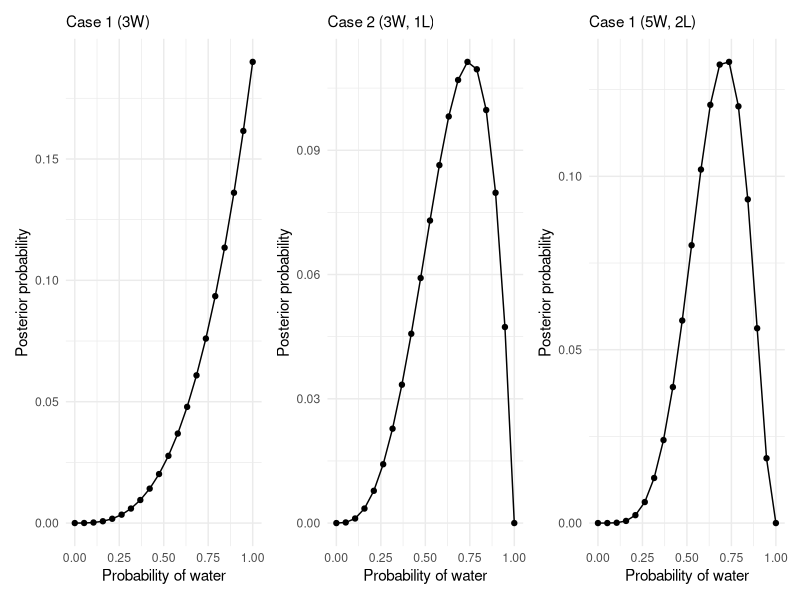
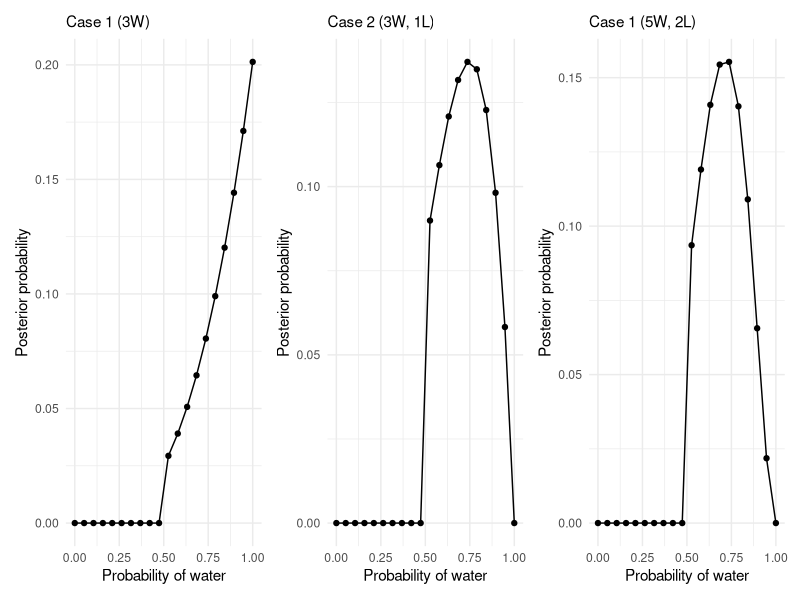

Write the R code that produced these figures, in order.
## ---- chunk 1
library(tidyverse)
library(patchwork)
## ---- chunk 2
grid <- seq(0, 1, length.out = 20)
prior <- rep(1, 20)
## ---- chunk 3
p1 <- tibble(grid, prior) %>% 
  mutate(likelihood = dbinom(3, 3, grid)) %>% 
  mutate(unpost = likelihood * prior) %>% 
  mutate(post = unpost / sum(unpost)) %>% 
  ggplot(aes(x = grid, y = post)) +
  geom_point() +
  geom_line() +
  labs(subtitle = "Case 1 (3W)",
       x = "Probability of water",
       y = "Posterior probability") +
  theme_minimal()
## ---- chunk 4
p2 <- tibble(grid, prior) %>% 
  mutate(likelihood = dbinom(3, 4, grid)) %>% 
  mutate(unpost = likelihood * prior) %>% 
  mutate(post = unpost / sum(unpost)) %>% 
  ggplot(aes(x = grid, y = post)) +
  geom_point() +
  geom_line() +
  labs(subtitle = "Case 2 (3W, 1L)",
       x = "Probability of water",
       y = "Posterior probability") +
  theme_minimal()

p3 <- tibble(grid, prior) %>% 
  mutate(likelihood = dbinom(5, 7, grid)) %>% 
  mutate(unpost = likelihood * prior) %>% 
  mutate(post = unpost / sum(unpost)) %>% 
  ggplot(aes(x = grid, y = post)) +
  geom_point() +
  geom_line() +
  labs(subtitle = "Case 1 (5W, 2L)",
       x = "Probability of water",
       y = "Posterior probability") +
  theme_minimal()
## ---- chunk 5
p1 + p2 + p3
## ---- chunk 6
prior <- if_else(grid < .5, 0, 1)

p1 <- tibble(grid, prior) %>% 
  mutate(likelihood = dbinom(3, 3, grid)) %>% 
  mutate(unpost = likelihood * prior) %>% 
  mutate(post = unpost / sum(unpost)) %>% 
  ggplot(aes(x = grid, y = post)) +
  geom_point() +
  geom_line() +
  labs(subtitle = "Case 1 (3W)",
       x = "Probability of water",
       y = "Posterior probability") +
  theme_minimal()

p2 <- tibble(grid, prior) %>% 
  mutate(likelihood = dbinom(3, 4, grid)) %>% 
  mutate(unpost = likelihood * prior) %>% 
  mutate(post = unpost / sum(unpost)) %>% 
  ggplot(aes(x = grid, y = post)) +
  geom_point() +
  geom_line() +
  labs(subtitle = "Case 2 (3W, 1L)",
       x = "Probability of water",
       y = "Posterior probability") +
  theme_minimal()

p3 <- tibble(grid, prior) %>% 
  mutate(likelihood = dbinom(5, 7, grid)) %>% 
  mutate(unpost = likelihood * prior) %>% 
  mutate(post = unpost / sum(unpost)) %>% 
  ggplot(aes(x = grid, y = post)) +
  geom_point() +
  geom_line() +
  labs(subtitle = "Case 1 (5W, 2L)",
       x = "Probability of water",
       y = "Posterior probability") +
  theme_minimal()

p1 + p2 + p3
## ---- chunk 7
tibble(parameter = c(.3, 1), prior = c(1, 1)) %>% 
  mutate(likelihood = dbinom(1, 1, parameter)) %>% 
  mutate(unstd_posterior = likelihood * prior) %>% 
  mutate(posterior = unstd_posterior / sum(unstd_posterior))
